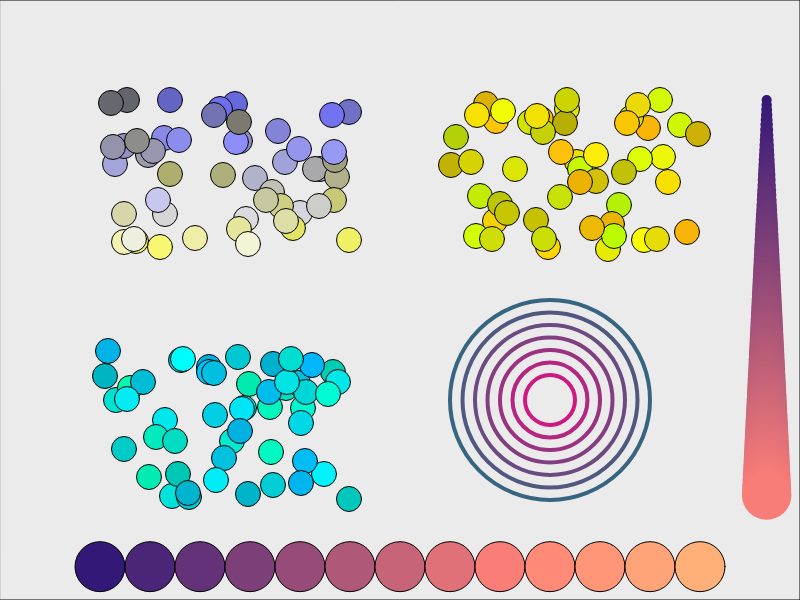
Frame 1 (no input)
Frame 60 (no input): identical to frame 1, image omitted
Frame 120 (the mouse pressed at the canvas centre since frame 60): identical to frame 1, image omitted

The p5.js sketch that drew this single still picture (run headless with seeded random() and noise() and a simulated clock; from frame 60 on, the mouse is pressed at the canvas centre):

// p5.js sketch
// ── sketch.js
let w;
let h;
const margin = 100;

function setup() {
	w = 800;
	h = 600;
	createCanvas(w, h);
	background(235);
	
	// Random coloring
	const ballCount = 50;
	for (let i = 0; i  < ballCount; ++i) {
		descendingGroupedColorsCircle();
		fallColorsCircle();
		seaColorsCircle();
	}
	
	// Pallette coloring
	for (let x = margin; x <= w - margin; x += 50) {
		fill(x/2, x/4, 120);
		circle(x, h - (margin / 3), 50);
	}
	
	// Pallette gradient
	for (let y = margin; y < h - margin; y += 5) {
		noStroke();
		fill(y/2, y/4, 120);
		circle(w - (margin / 3), y, y/10);
	}
	
	// Ringed circle
	ringedCircle();
	
	// Outline frame
	stroke(0);
	strokeWeight(1);
	noFill();
	rect(0, 0, w, h);
}

function draw() {
}

function descendingGroupedColorsCircle() {
	strokeWeight(1);

	const x = int(random(margin, w/2 - margin/2));
	const y = int(random(margin, h/2 - margin/2));
	
	// Descending grouped colors
	const r = y; // whole canvas would require y/2
	const g = y; // whole canvas would require y/2
	const b = int(random(100, 255));
	
	fill(r, g, b);
	circle(x, y, 25);
}

function fallColorsCircle() {
	strokeWeight(1);

	const x = int(random(w/2 + margin/2, w - margin));
	const y = int(random(margin, h/2 - margin/2));
	
	// Fall colors
	var r = int(random(175, 255)); // original: (100, 255)
	var g = int(random(175, 255)); // original: (100, 255)
	var b = int(random(0, 10));
	
	fill(r, g, b);
	circle(x, y, 25);
}

function seaColorsCircle() {
	strokeWeight(1);
	
	const x = int(random(margin, w/2 - margin/2));
	const y = int(random(h/2 + margin/2, h - margin));
	
	// Sea colors
	var r = 0;
	var g = int(random(175, 255)); // original: (100, 255)
	var b = int(random(175, 255)); // original: (100, 255)
	
	fill(r, g, b);
	circle(x, y, 25);
}

function ringedCircle() {
	centerX = (w - 2*margin)*0.75 + margin;
	centerY = (h - 2*margin)*0.75 + margin;
	
	noFill();
	strokeWeight(4);
	
	for (let r = 50; r <= 200; r += 25) {
		// One of below strokes:
		stroke(255-r, r/2, 128); // full canvas would be r/2, r/4
		// stroke(255 - r, r, 255);
		circle(centerX, centerY, r);
	}
}
